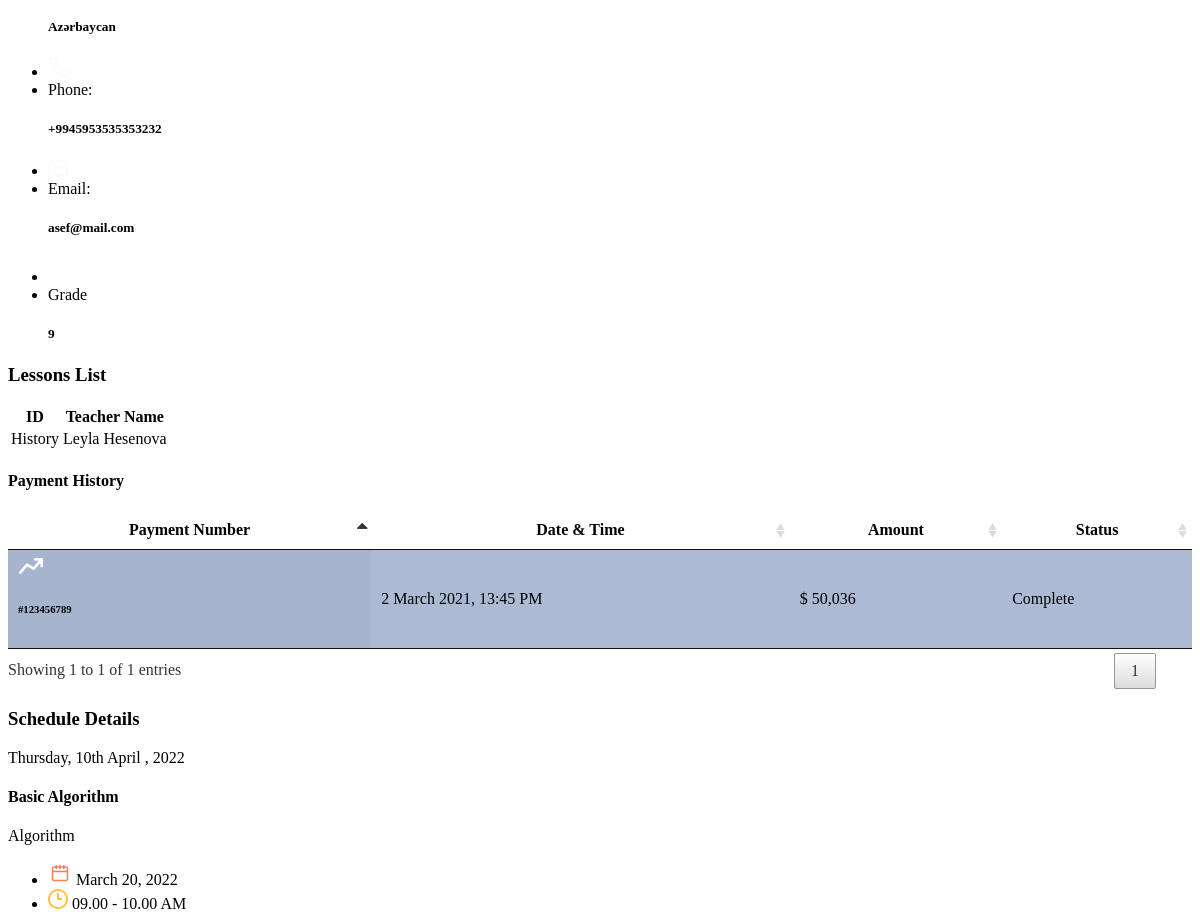
/student_detail/10/ (signed in, middle part), run on an earlier commit of the app's database.
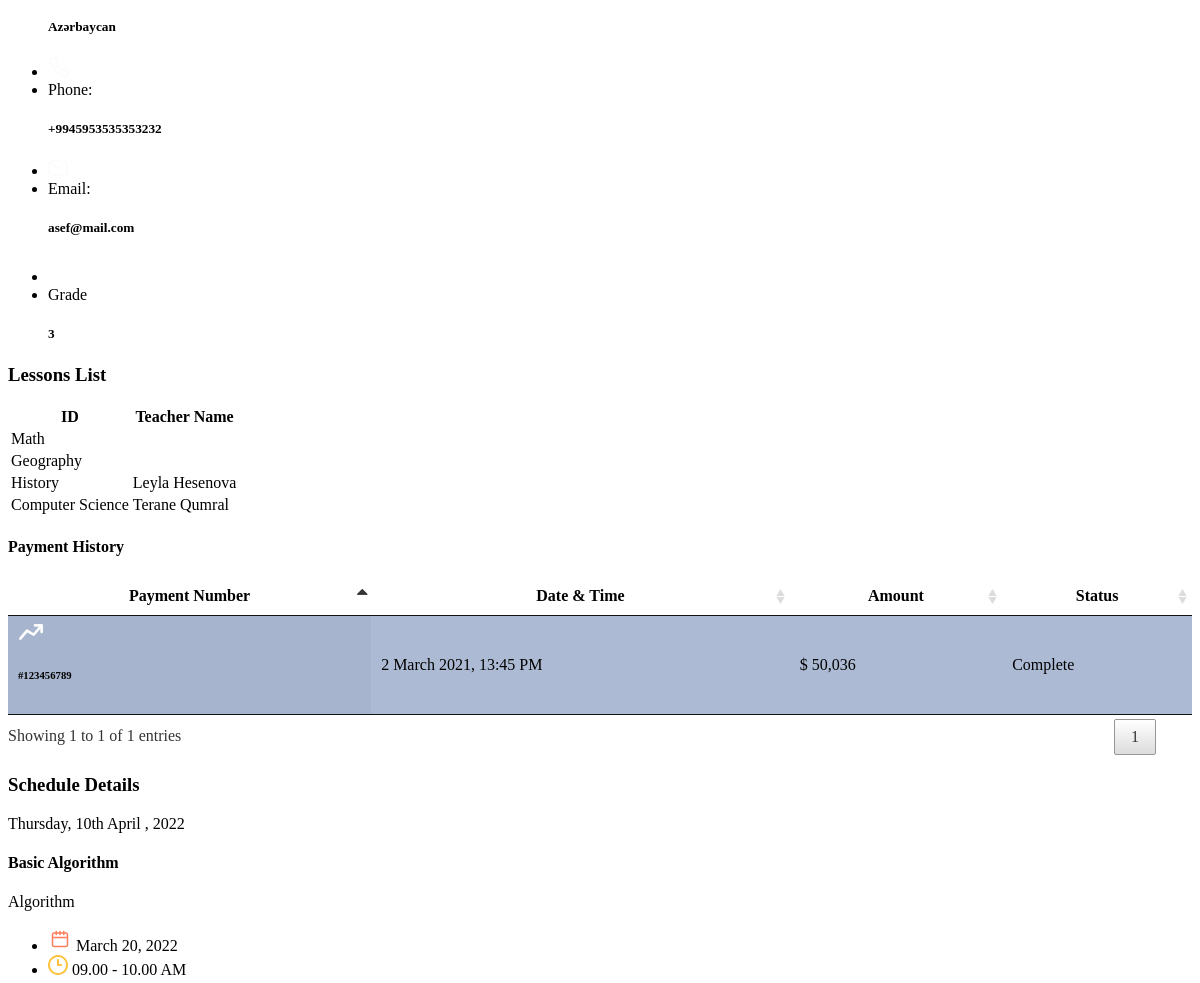
And on a later commit of the database.
### staff/models.py (models this page shows, shortened)
class Student(models.Model):
    user = models.OneToOneField(User, on_delete=models.CASCADE, primary_key=True)
    GRADE_CHOICES = [
        ('1', '1st Grade'),
        ('2', '2nd Grade'),
        ('3', '3rd Grade'),
        ('4', '4th Grade'),
        ('5', '5th Grade'),
        ('6', '6th Grade'),
        ('7', '7th Grade'),
        ('8', '8th Grade'),
        ('9', '9th Grade'),
        ('10', '10th Grade'),
        ('11', '11th Grade'),
    ]
    grade = models.CharField(max_length=232,choices=GRADE_CHOICES)
    lessons = models.ManyToManyField('Lesson', related_name='students')
    class Meta:
        verbose_name_plural = 'Students'

class Lesson(models.Model):
    title = models.CharField(max_length=200)
    teacher=models.ManyToManyField(Teacher, related_name='teacher_of_lesson')
    created_at = models.DateTimeField(auto_now_add=True)
    updated_at = models.DateTimeField(auto_now=True)
    class Meta:
        verbose_name_plural = 'Lessons'

class Teacher(models.Model):
    user = models.OneToOneField(User, on_delete=models.CASCADE, primary_key=True)
    students = models.ManyToManyField('Student', related_name='students')
    about_teacher=RichTextField(null=True)
    class Meta:
        verbose_name_plural = 'Teachers'

### baseuser/models.py (models this page shows, shortened)
class User(AbstractUser):
    created_at = models.DateTimeField(auto_now_add=True)
    updated_at = models.DateTimeField(auto_now=True)
    gender_choice = (
        ('male', 'Male'),
        ('female', 'Female'),
    )
    gender = models.CharField(max_length=250, choices=gender_choice)
    birthdate = models.DateField()
    profile_photo = models.ImageField(default='profile_photos/default_pp.png', upload_to='profile_photos')
    user_type_names = (
        ('student', 'Student'),
        ('teacher', 'Teacher'),
        ('admin', 'Admin'),
    )
    user_type = models.CharField(max_length=500, choices=user_type_names)
    country = models.CharField(max_length=250)
    number = models.CharField(max_length=50,blank=True ,null=True)
    class Meta:
        verbose_name_plural = 'Users'

### baseuser/decorators.py (the view)
    def wrapper_func(request, *args, **kwargs):
        if request.user.user_type == 'student' or request.user.user_type == 'admin' :
            return view_func(request, *args, **kwargs)
        else:
            return redirect('error_permission')

### staff/views.py (called while the page is built)
@custom_login_required
@student_required
def student_detail(request,student_id):
        context={
            'page_title': 'Student Detail',
            'student':Student.objects.get(user_id=student_id),
            'lessons':Lesson.objects.all(),
            'teachers':Teacher.objects.all(),
        }
        return render(request, 'student-detail.html', context)

### staff/templates/student-detail.html (shortened to what the changed rows need)
{% extends 'base_core.html' %}
{% load static %}
{% block content %}
    <div id="main-wrapper">
        <div class="content-body">
			<div class="container-fluid">
				<div class="row">
					<div class="col-xl-9">
						<div class="card h-auto">
							<div class="card-body">
								<div class="row mt-2">
									<div class="col-xl-3 col-xxl-6 col-sm-6">
										<ul class="student-details">
											<li><span>Address:</span><h5 class="mb-0">{{student.user.country}}</h5></li>
										</ul>
									</div>
									<div class="col-xl-3 col-xxl-6 col-sm-6">
										<ul class="student-details">
											<li><span>Phone:</span><h5 class="mb-0">{{student.user.number}}</h5></li>
										</ul>
									</div>
									<div class="col-xl-3 col-xxl-6 col-sm-6">
										<ul class="student-details">
											<li><span>Email:</span><h5 class="mb-0">{{student.user.email}}</h5></li>
										</ul>
									</div>
									<div class="col-xl-3 col-xxl-6 col-sm-6">
										<ul class="student-details">
											<li>
												<span>Grade</span>
												<h5 class="mb-0">{{student.grade}}</h5>
											</li>
										</ul>
									</div>
								</div>
							</div>
						</div>
						<div class="card">
							<div class="card-body">
								<div class="teacher-deatails">
							<div class="table-responsive">
								<table class="table table-bordered">
									<thead>
										<tr>
											<th>ID</th>
											<th>Teacher Name</th>
										</tr>
									</thead>
									<tbody>
										{% for lesson in student.lessons.all %}
											<tr>
												<td>{{ lesson.title }}</td>
												<td>
													{% for teacher in lesson.teacher.all %}
														{{ teacher.user.first_name }} {{ teacher.user.last_name }}
													{% endfor %}
												</td>
											</tr>
										{% endfor %}
									</tbody>
								</table>
							</div>
								</div>
							</div>
						</div>
						<div class="card h-auto">
							<div class="card-body p-0">
								<div class="table-responsive basic-tbl">
									<table id="example-payment" class="display" style="min-width: 845px">
										<thead>
											<tr>
												<th>Payment Number</th>
												<th>Date & Time</th>
												<th>Amount</th>
												<th>Status</th>
											</tr>
										</thead>
									</table>
								</div>
							</div>
						</div>
					</div>
				</div>
			</div>
		</div>
	{% endblock %}

What changed in the data, as far as the page shows it:
changed Student "Azərbaycan": grade "9" → "3"
now on this page (row unchanged): Lesson: title "Math"
now on this page (row unchanged): Lesson: title "Geography"
now on this page (row unchanged): Lesson: title "Computer Science"
now on this page (row unchanged): Teacher: user.first_name "Terane", user.last_name "Qumral", shown under "Computer Science"
